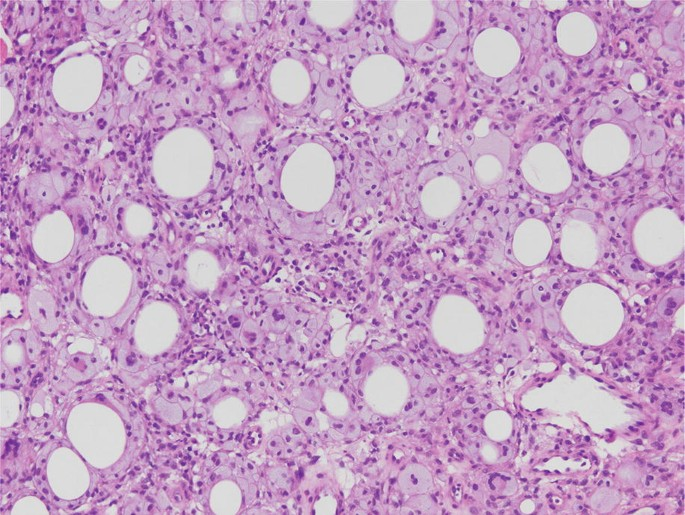
#> input picture src/practice-assignment1/task1.jpg, 685 x 515 px
$ jupyter execute task1.ipynb
#> lines starting #> are read from the running program, lines starting #| are printed output that depends on the picture; after the words box and inside, x2 and y2 are one past the last pixel; in counts of white or black regions, pixels touching at a corner belong together
# Practice Assignment 1 - Task 1
Detect fat cells in a digital histopathology image of a skin biopsy.

# Image Enhancement
We'll split the input image into the three channels, so we can determine which channel has the best contrast.

[cell 1]
import cv2 as cv
import numpy as np
import matplotlib.pyplot as plt
plt.rcParams['figure.figsize'] = [13, 7.0]

img = cv.imread("task1.jpg")
#> img is the input picture: shape (515, 685, 3); mean B, G, R 196.2, 158.1, 195.6
b, g, r = cv.split(img)

zeros = np.zeros(img.shape[:2], dtype="uint8")

img_red = cv.merge([zeros, zeros, r])
img_green = cv.merge([zeros, g, zeros])
img_blue = cv.merge([b, zeros, zeros])

all_img_rgb = np.hstack((img_blue, img_green, img_red))
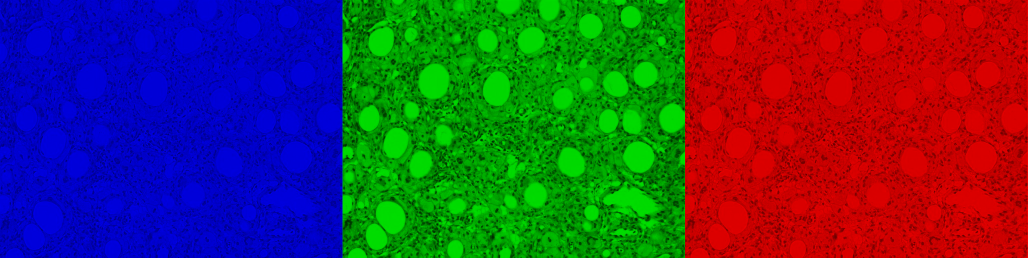
#> all_img_rgb: shape (515, 2055, 3) (shown at 1/2 size); mean of channels 0, 1, 2 65.4, 52.7, 65.2; drawn as B, G, R
all_img_gray = np.hstack((b, g, r))
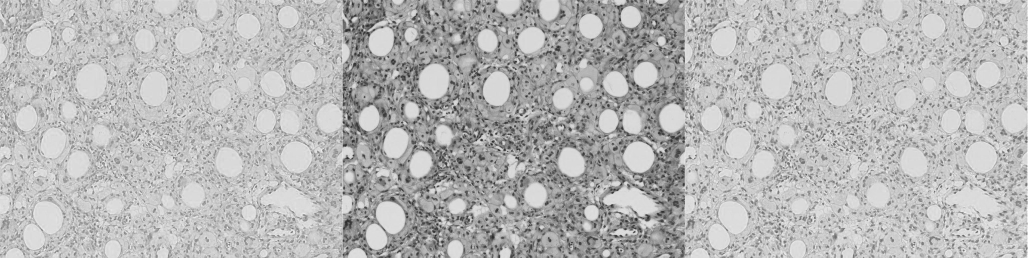
#> all_img_gray: shape (515, 2055) (shown at 1/2 size); min 31, max 255, mean 183.3

plt.subplot(211)
plt.axis('off')
plt.imshow(all_img_rgb)
plt.subplot(212)
plt.axis('off')
plt.imshow(all_img_gray)

# 1.2 Image Enhancement
We will enhance the image by converting it to grayscale, then applying histogram equalization to increase contrast.

[cell 2]
img_gray = cv.cvtColor(img, cv.COLOR_BGR2GRAY)
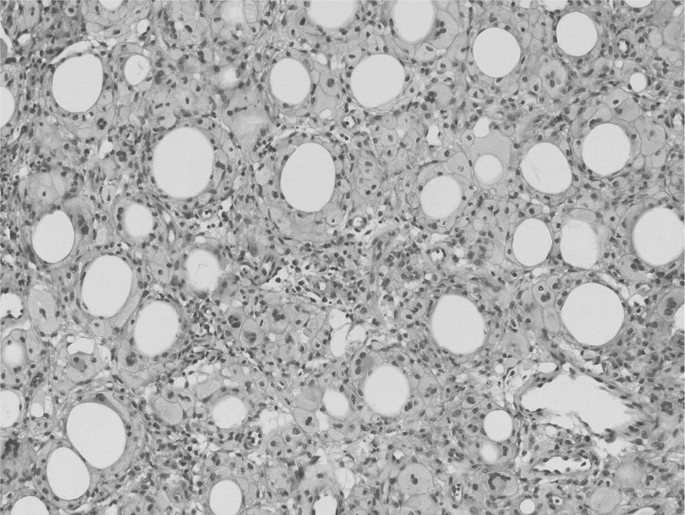
#> img_gray: shape (515, 685); min 54, max 237, mean 173.7
img_gray_hist_eq = cv.equalizeHist(img_gray)

plt.subplot(121)
plt.axis('off')
plt.title("Original Grayscale Image")
plt.imshow(img_gray, cmap="gray")

plt.subplot(122)
plt.axis('off')
plt.title("Histogram Equalized Image")
plt.imshow(img_gray_hist_eq, cmap="gray")

# 1.3 Thresholding
We will apply different types of thresholding to the equalized image so we can see which one is best for our purposes.

[cell 3]
thresh_val = 195
max_val = 255
ret, img_bin = cv.threshold(img_gray_hist_eq, thresh_val, max_val, cv.THRESH_BINARY)
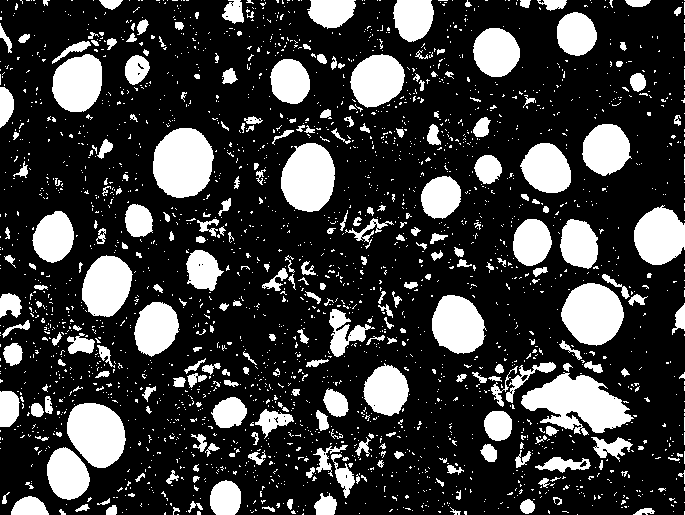
#> img_bin: shape (515, 685); 23.4% white; 2477 white regions (2201 under 20 px), largest, box (x1, y1, x2, y2) and area: (521, 372, 634, 436) 3902, (153, 128, 214, 198) 3348, (561, 283, 624, 346) 2935
#> ret = 195
ret, img_bin_inv = cv.threshold(img_gray_hist_eq, thresh_val, max_val, cv.THRESH_BINARY_INV)
ret, img_bin_trunc = cv.threshold(img_gray_hist_eq, thresh_val, max_val, cv.THRESH_TRUNC)
ret, img_bin_tozero = cv.threshold(img_gray_hist_eq, thresh_val, max_val, cv.THRESH_TOZERO)
ret, img_bin_tozero_inv = cv.threshold(img_gray_hist_eq, thresh_val, max_val, cv.THRESH_TOZERO_INV)
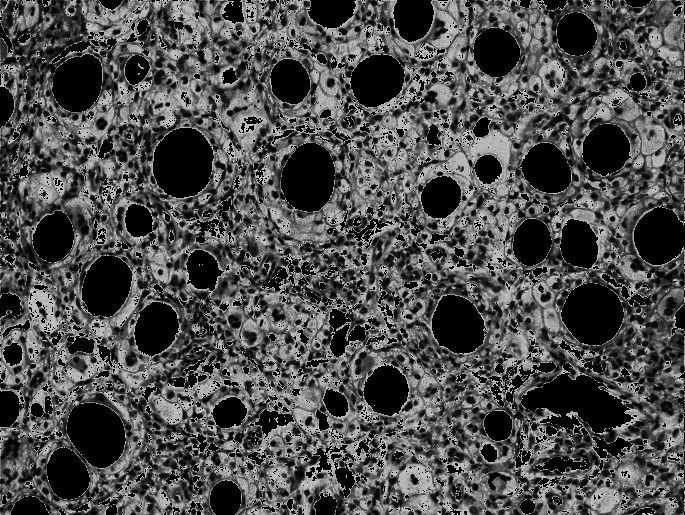
#> img_bin_tozero_inv: shape (515, 685); min 0, max 195, mean 75.9

titles = ['Original Image', 'BINARY', 'BINARY_INV', 'TRUNC', 'TOZERO', 'TOZERO_INV']

images = [img, img_bin, img_bin_inv, img_bin_trunc, img_bin_tozero, img_bin_tozero_inv]

for i in range(6):
    plt.subplot(2, 3, i + 1)
    plt.imshow(images[i], 'gray', vmin=0, vmax=255)
    plt.title(titles[i])
    plt.xticks([])
    plt.yticks([])

plt.show()
#> figure, not shown here; B, G, R data is drawn as R, G, B

# 1.4 Noise Removal
We will use image eroding to get rid of the noise. We will use the binary inverted image.

[cell 4]
chosen_img = img_bin
erosion_size = 2
dilation_size = 3

element = cv.getStructuringElement(cv.MORPH_ELLIPSE, (2*erosion_size+1, 2*erosion_size+1), (erosion_size, erosion_size))

img_eroded = cv.erode(chosen_img, element)
#> img_eroded: shape (515, 685); 14.5% white; 213 white regions (135 under 20 px), largest, box (x1, y1, x2, y2) and area: (523, 375, 629, 431) 3015, (155, 130, 212, 196) 2923, (563, 285, 622, 344) 2545

dilation_shape = cv.MORPH_RECT

element = cv.getStructuringElement(dilation_shape, (2*dilation_size+1, 2*dilation_size+1), (dilation_size, dilation_size))
img_dilation = cv.dilate(chosen_img, element)
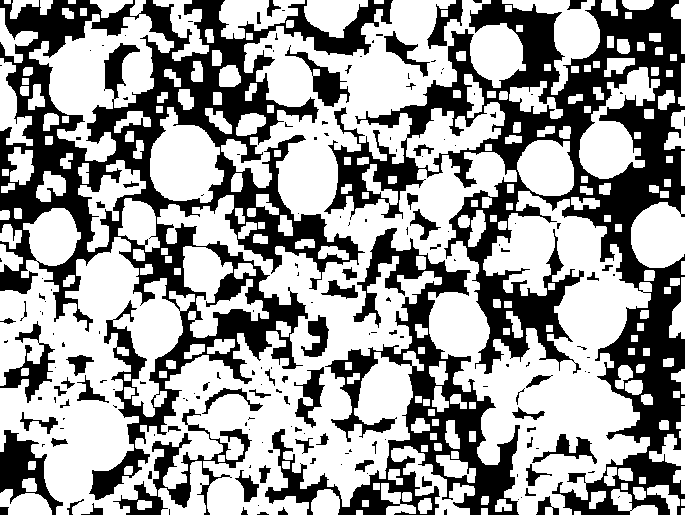
#> img_dilation: shape (515, 685); 61.4% white; 185 black regions (112 under 20 px), largest, box (x1, y1, x2, y2) and area: (0, 0, 393, 500) 50693, (324, 0, 685, 515) 50648, (265, 228, 520, 515) 17845

kernel = np.ones((7,7),np.uint8)
closing = cv.morphologyEx(chosen_img, cv.MORPH_OPEN, kernel)
#> closing: shape (515, 685); 17.6% white; 77 white regions, largest, box (x1, y1, x2, y2) and area: (523, 374, 630, 433) 3406, (153, 128, 213, 198) 3341, (562, 283, 623, 345) 2923
plt.imshow(closing, cmap="gray")

# 1.5 Extraction of Binary Regions of Interest / Connected Components

[cell 5]
num_labels, labels_im, stats, centroids = cv.connectedComponentsWithStats(closing, connectivity=8)
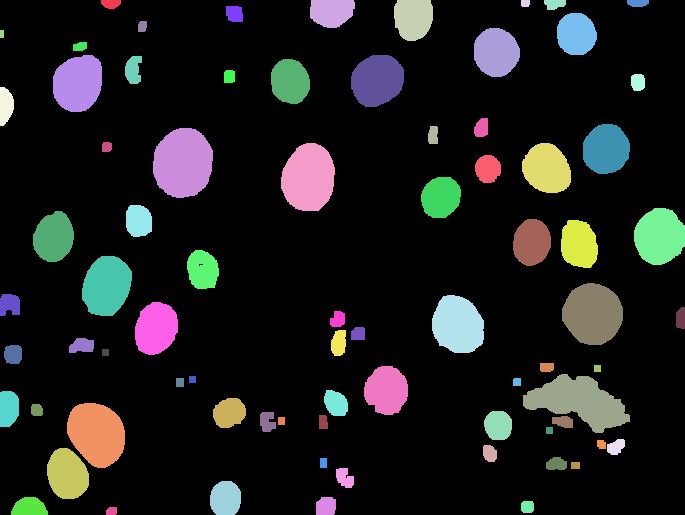
#> labels_im: shape (515, 685) int32; 78 distinct labels, from 0 to 77; one colour per label, 0 black
#> num_labels = 78; stats = 78 rows, first 6: [0, 0, 685, 515, 290812], [101, 0, 20, 9, 146], [310, 0, 45, 28, 1041], [394, 0, 39, 41, 1361], [521, 0, 9, 7, 60], [544, 0, 22, 10, 173]; centroids = 78 pairs, first value 1.5 to 680.3, second value 2.64 to 510.7

min_fat_cell_area = 350 # pixels - may need to adjust

fat_cells_mask = np.zeros_like(closing)

for label in range(1, num_labels):
  area = stats[label, cv.CC_STAT_AREA]

  if area >= min_fat_cell_area:
    fat_cells_mask[labels_im == label] = 255
#> this loop made 77 passes
#> area on passes 1 to 12: 146, 1041, 1361, 60, 173, 134, 245, 1355, 90, 1773, 32, 110
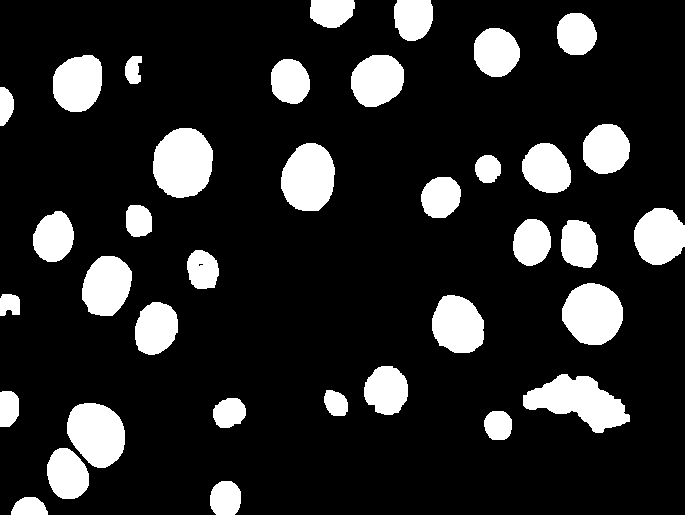
#> fat_cells_mask: shape (515, 685); 15.8% white; 36 white regions, largest, box (x1, y1, x2, y2) and area: (523, 374, 630, 433) 3406, (153, 128, 213, 198) 3341, (562, 283, 623, 345) 2923

# Display result
plt.figure(figsize=(15, 5))
plt.imshow(fat_cells_mask, cmap='gray')
plt.title('Extracted Fat Cells')
plt.axis('off')
#> Out = (-0.5, 684.5, 514.5, -0.5)

# 1.6 Filtering of Fat Globules
Filter out regions which are not globule-like and do not potentially represent fat. You can use the properties of area, compactness, eccentricity to filter out non-globule regions. Find suitable properties and values to perform filtering. You can do it in several steps as per your choice and analysis.

Mention the region properties and their values you have selected for filtering and include the resulting images after filtering regions based on each property. Also include the total number of fat globules you have left at this point.

[cell 6]
# Redo above but with more advanced filtering
extracted_count_advanced = 0
max_fat_cell_area = 5000  # Add maximum area to exclude large dead cells
border_margin = 5  # Distance from edge to exclude cut-off cells
img_height, img_width = closing.shape
#> img_height = 515; img_width = 685

fat_cells_mask_advanced = np.zeros_like(closing)

total_area = 0

for label in range(1, num_labels):
  component_max = (labels_im == label).astype(np.uint8) * 255

  contours, _ = cv.findContours(component_max, cv.RETR_EXTERNAL, cv.CHAIN_APPROX_SIMPLE)

  if len(contours) > 0:
    contour = contours[0]
    area = cv.contourArea(contour)
    perimeter = cv.arcLength(contour, True)

    # Calculate circularity (4π * area / perimeter^2)
    # Perfect circle = 1, lower values = more irregular
    circularity = 4 * np.pi * area / (perimeter * perimeter) if perimeter > 0 else 0

    # Basic stats
    x = stats[label, cv.CC_STAT_LEFT]
    y = stats[label, cv.CC_STAT_TOP]
    width = stats[label, cv.CC_STAT_WIDTH]
    height = stats[label, cv.CC_STAT_HEIGHT]

    # Border check
    touching_border = (x <= border_margin or
                          y <= border_margin or
                          x + width >= img_width - border_margin or
                          y + height >= img_height - border_margin)

    # Advanced filtering criteria
    if (area >= min_fat_cell_area and area <= max_fat_cell_area and circularity >= 0.5 and not touching_border):
      fat_cells_mask_advanced[labels_im == label] = 255
      extracted_count_advanced += 1
      total_area += area
#> this loop made 77 passes
#> (area, perimeter, circularity, x, y, width, height, touching_border) on passes 8, 10, 13, 14, 16, 21, 23, 25, 26, 27, 28, 29: (1295, 135.4, 0.888, 557, 13, 40, 42, False), (1706, 154.4, 0.9, 474, 28, 46, 49, False), (2187, 177.5, 0.872, 53, 55, 49, 57, False), (2095.5, 172.6, 0.884, 351, 55, 53, 52, False), (1343.5, 137.6, 0.891, 271, 59, 39, 45, False), (1800, 159.5, 0.889, 583, 124, 47, 50, False), (3243.5, 219.1, 0.849, 153, 128, 60, 70, False), (2799, 202.5, 0.858, 281, 143, 54, 68, False), (1816.5, 163, 0.86, 522, 143, 49, 50, False), (536, 89.94, 0.833, 475, 155, 26, 28, False), (1246, 133.4, 0.88, 421, 177, 40, 41, False), (668.5, 98.53, 0.865, 126, 205, 26, 32, False)
#> (contour, area, perimeter, circularity, x, y, width, height) on passes 11, 46, 48, 51, 52, 62: ([[0, 30], [0, 37], [3, 37], [3, 30]], 21, 20, 0.66, 0, 30, 4, 8), ([[102, 349], [102, 355], [108, 355], [108, 349]], 36, 24, 0.785, 102, 349, 7, 7), ([[594, 365], [594, 371], [600, 371], [600, 365]], 36, 24, 0.785, 594, 365, 7, 7), ([[189, 376], [189, 382], [195, 382], [195, 376]], 36, 24, 0.785, 189, 376, 7, 7), ([[176, 378], [176, 386], [183, 386], [183, 378]], 56, 30, 0.782, 176, 378, 8, 9), ([[278, 417], [278, 424], [284, 424], [284, 417]], 42, 26, 0.781, 278, 417, 7, 8)
#> pass 1, `component_max = (labels_im == label).astype(np.uint8) * 255`:
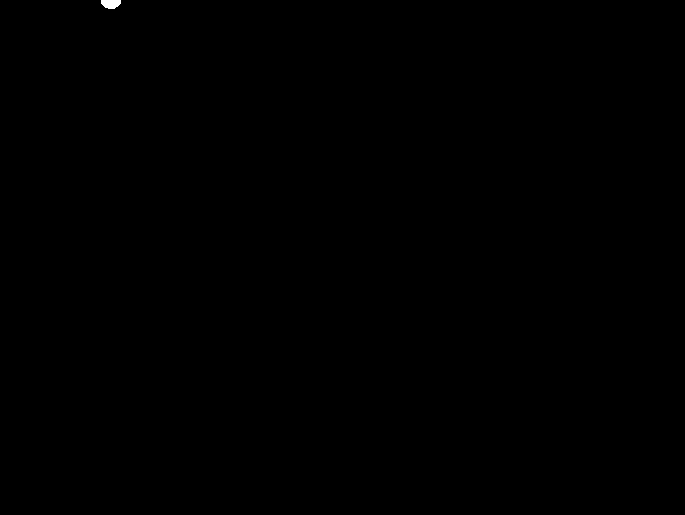
#> component_max: shape (515, 685); 0.04% white; 1 white region, box (x1, y1, x2, y2) and area: (101, 0, 121, 9) 146
#> after the loop: component_max: shape (515, 685); 0.02% white; 1 white region, box (x1, y1, x2, y2) and area: (106, 507, 117, 515) 81
#> after the loop:
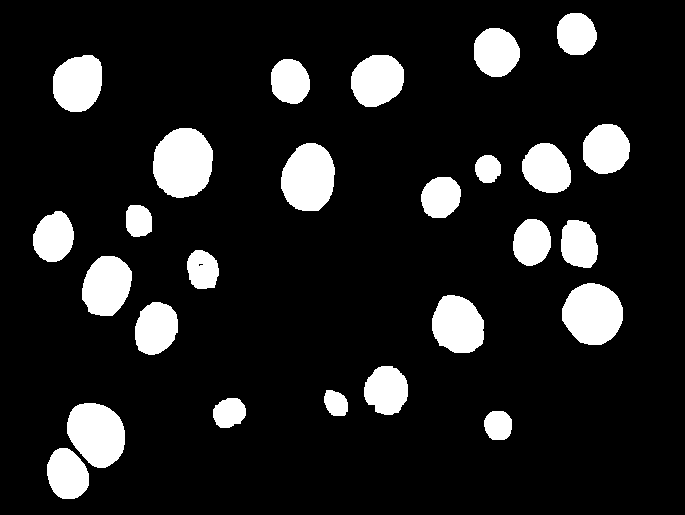
#> fat_cells_mask_advanced: shape (515, 685); 12.6% white; 26 white regions, largest, box (x1, y1, x2, y2) and area: (153, 128, 213, 198) 3341, (562, 283, 623, 345) 2923, (281, 143, 335, 211) 2888

print(f"Advanced filtering: {extracted_count_advanced} cells extracted")
#| Advanced filtering: 26 cells extracted
# Display result
plt.figure(figsize=(15, 5))
plt.imshow(fat_cells_mask_advanced, cmap='gray')
plt.title('Extracted Fat Cells')
plt.axis('off')
#> Out = (-0.5, 684.5, 514.5, -0.5)

# 1.7 Calculation of the fat area

[cell 7]
print(f"Total fat area: {total_area}")
#| Total fat area: 42800.5
print(f"Percentage of fat in image: {(total_area / (img_height * img_width) * 100):.2f}%")
#| Percentage of fat in image: 12.13%
